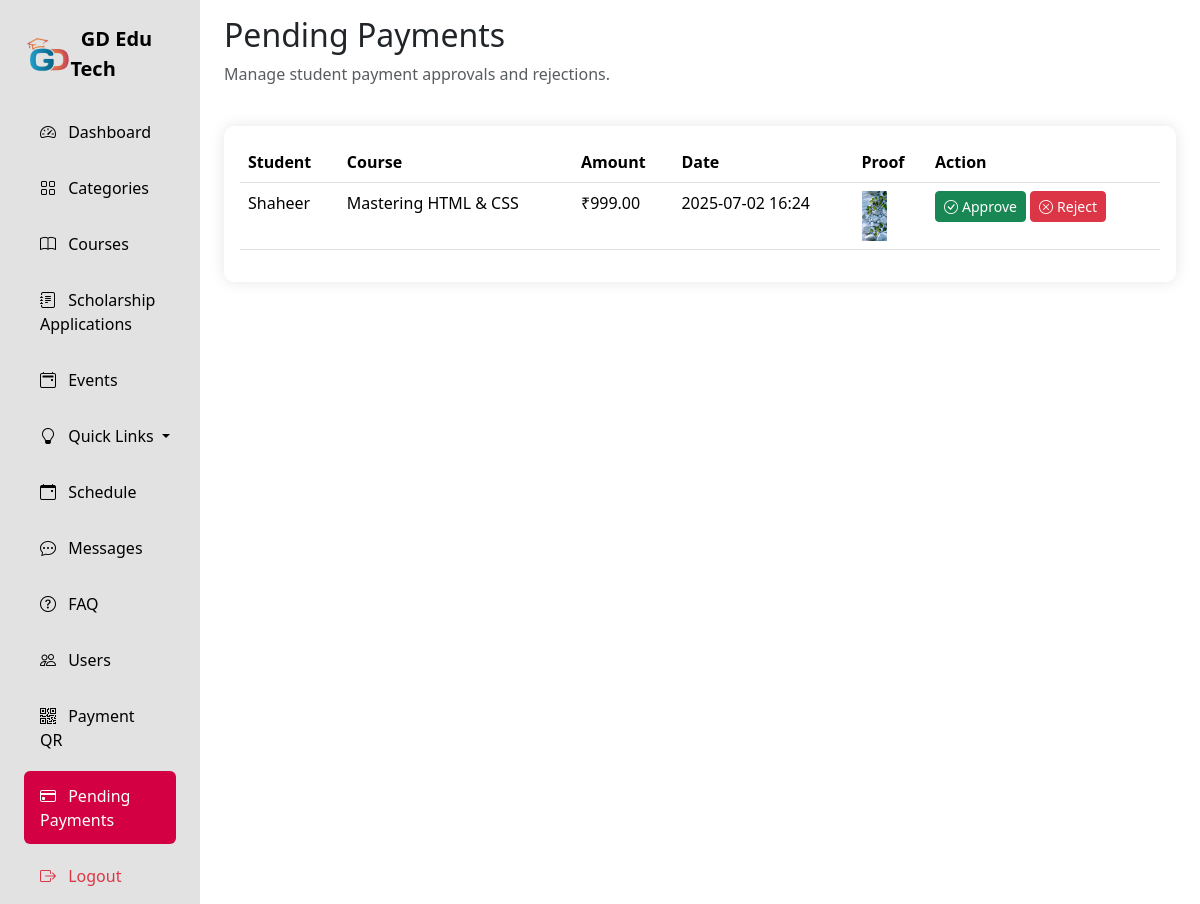
Screenshot of /adminPanel/pending_payments.php (signed in) with the database file from the repository.
### tables this page shows
CREATE TABLE `Transactions` (
  `transaction_id` int(11) NOT NULL,
  `student_id` int(11) NOT NULL,
  `course_id` int(11) NOT NULL,
  `amount` decimal(10,2) NOT NULL CHECK (`amount` >= 0),
  `payment_date` datetime DEFAULT current_timestamp(),
  `payment_method` varchar(50) DEFAULT NULL,
  `payment_proof` varchar(255) DEFAULT NULL,
  `status` enum('pending','approved','rejected') DEFAULT 'pending',
  `created_at` datetime DEFAULT current_timestamp(),
  `updated_at` datetime DEFAULT current_timestamp() ON UPDATE current_timestamp()
);

CREATE TABLE `Users` (
  `user_id` int(11) NOT NULL,
  `username` varchar(100) NOT NULL,
  `password_hash` varchar(255) NOT NULL,
  `email` varchar(150) NOT NULL,
  `first_name` varchar(100) NOT NULL,
  `last_name` varchar(100) NOT NULL,
  `role` enum('admin','Staff','student') NOT NULL,
  `date_joined` datetime DEFAULT current_timestamp(),
  `profile_image` varchar(255) DEFAULT NULL,
  `status` enum('active','inactive','banned') DEFAULT 'active',
  `created_at` datetime DEFAULT current_timestamp(),
  `updated_at` datetime DEFAULT current_timestamp() ON UPDATE current_timestamp()
);

CREATE TABLE `Courses` (
  `course_id` int(11) NOT NULL,
  `title` varchar(150) NOT NULL,
  `description` text DEFAULT NULL,
  `thumbnail` varchar(255) DEFAULT NULL,
  `price` decimal(10,2) NOT NULL CHECK (`price` >= 0),
  `language` varchar(50) DEFAULT NULL,
  `level` enum('beginner','intermediate','advanced') NOT NULL,
  `created_by` int(11) NOT NULL,
  `date_created` datetime DEFAULT current_timestamp(),
  `category_id` int(11) DEFAULT NULL,
  `course_type` tinyint(1) DEFAULT 0,
  `status` enum('published','draft') DEFAULT 'published',
  `isPopular` varchar(50) DEFAULT NULL,
  `uploadedBy_id` int(11) DEFAULT NULL,
  `created_at` datetime DEFAULT current_timestamp(),
  `updated_at` datetime DEFAULT current_timestamp() ON UPDATE current_timestamp()
);

### adminPanel/pending_payments.php (the view, shortened to what this page needs)
<?php
require_once '../Configurations/config.php';
$pending_query = "
    SELECT
        t.transaction_id,
        t.amount,
        t.payment_date,
        t.payment_proof,
        t.student_id,
        t.course_id,
        u.username,
        u.email,
        c.title as course_title
    FROM Transactions t
    JOIN Users u ON t.student_id = u.user_id
    JOIN Courses c ON t.course_id = c.course_id
    WHERE t.status = 'pending'
    ORDER BY t.payment_date DESC
";
$pending_result = $conn->query($pending_query);
?>
<!DOCTYPE html>
<html lang="en">
<head>
    <link href="https://cdn.jsdelivr.net/npm/bootstrap@5.3.2/dist/css/bootstrap.min.css" rel="stylesheet">
    <link rel="stylesheet" href="https://cdn.jsdelivr.net/npm/bootstrap-icons@1.11.1/font/bootstrap-icons.css">
    <link rel="stylesheet" href="./css/style.css">
</head>
<body>
    <div class="container-fluid">
        <div class="row">
           <div class="col-auto col-md-3 col-xl-2 px-sm-2 px-0 sidebar">
                <div class="d-flex flex-column align-items-center align-items-sm-start px-3 pt-2 min-vh-100">
                    <a href="#" class="d-flex align-items-center pb-3 mb-md-1 mt-md-3 me-md-auto text-white text-decoration-none">
                        <span class="fs-5 fw-bolder" style="display: flex; align-items: center; color: black;">
                            <img height="35px" src="./images/edutechLogo.png" alt="">&nbsp; GD Edu Tech
                        </span>
                    </a>
                    <ul class="nav nav-pills flex-column mb-sm-auto mb-0 align-items-center align-items-sm-start w-100" id="menu">
                        <li class="w-100">
                            <a href="./" class="nav-link ">
                                <i class="bi bi-speedometer2 me-2"></i> Dashboard
                            </a>
                        </li>
                        <li class="w-100">
                            <a href="./Categories/" class="nav-link">
                                <i class="bi bi-grid me-2"></i> Categories
                            </a>
                        </li>
                        <li class="w-100">
                            <a href="./Courses/" class="nav-link">
                                <i class="bi bi-book me-2 "></i> Courses
                            </a>
                        </li>
                        <li class="w-100">
                        <a href="./Applications/" class="nav-link">
                                <i class="bi bi-journal-text me-2"></i> Scholarship Applications
                            </a>
                        </li>
                        <li class="w-100">
                            <a href="./Events/" class="nav-link">
                                <i class="bi bi-calendar2-event me-2"></i> Events
                            </a>
                        </li>
                        <li class="w-100 dropdown">
                            <a href="#" class="nav-link dropdown-toggle" id="quizDropdown" role="button" data-bs-toggle="dropdown" aria-expanded="false">
                                <i class="bi bi-lightbulb me-2"></i> Quick Links
                            </a>
                        </li>
                        <li class="w-100">
                            <a href="./Schedule/" class="nav-link">
                                <i class="bi bi-calendar-event me-2"></i> Schedule
                            </a>
                        </li>
                        <li class="w-100">
                            <a href="./Messages/" class="nav-link">
                                <i class="bi bi-chat-dots me-2"></i> Messages
                            </a>
                        </li>
                        <li class="w-100">
                            <a href="./FAQ/" class="nav-link">
                                <i class="bi bi-question-circle me-2"></i> FAQ
                            </a>
                        </li>
                        <li class="w-100">
                            <a href="./Users/" class="nav-link">
                                <i class="bi bi-people me-2"></i> Users
                            </a>
                        </li>
                        <li class="w-100">
                            <a href="./manage_qr.php" class="nav-link">
                                <i class="bi bi-qr-code me-2"></i> Payment QR
                            </a>
                        </li>
                        <li class="w-100">
                            <a href="./pending_payments.php" class="nav-link active">
                                <i class="bi bi-credit-card me-2"></i> Pending Payments
                            </a>
                        </li>
                        <li class="w-100 mt-auto">
                            <a href="./logout.php" class="nav-link text-danger">
                                <i class="bi bi-box-arrow-right me-2"></i> Logout
                            </a>
                        </li>
                    </ul>
                </div>
            </div>
            <div class="col py-3">
                <div class="container-fluid">
                    <div class="row mb-4">
                        <div class="col">
                            <h2>Pending Payments</h2>
                            <p class="text-muted">Manage student payment approvals and rejections.</p>
                        </div>
                    </div>
                    <div class="card">
                        <div class="card-body">
                            <div class="table-responsive">
                                <table class="table table-hover">
                                    <thead>
                                        <tr>
                                            <th>Student</th>
                                            <th>Course</th>
                                            <th>Amount</th>
                                            <th>Date</th>
                                            <th>Proof</th>
                                            <th>Action</th>
                                        </tr>
                                    </thead>
                                    <tbody>
                                        <?php while ($payment = $pending_result->fetch_assoc()): ?>
                                            <tr>
                                                <td><?php echo htmlspecialchars($payment['username']); ?></td>
                                                <td><?php echo htmlspecialchars($payment['course_title']); ?></td>
                                                <td>₹<?php echo number_format($payment['amount'], 2); ?></td>
                                                <td><?php echo date('Y-m-d H:i', strtotime($payment['payment_date'])); ?></td>
                                                <td>
                                                    <img height="50px" src="../uploads/payment_proofs/<?php echo htmlspecialchars($payment['payment_proof']); ?>"
                                                         class="payment-proof-img"
                                                         data-bs-toggle="modal"
                                                         data-bs-target="#proofModal"
                                                         onclick="showProof(this.src)"
                                                         alt="Payment Proof">
                                                </td>
                                                <td>
                                                    <button class="btn btn-success btn-sm"
                                                            onclick="handlePayment(<?php echo $payment['transaction_id']; ?>, 'approve')">
                                                        <i class="bi bi-check-circle me-1"></i>Approve
                                                    </button>
                                                    <button class="btn btn-danger btn-sm"
                                                            onclick="handlePayment(<?php echo $payment['transaction_id']; ?>, 'reject')">
                                                        <i class="bi bi-x-circle me-1"></i>Reject
                                                    </button>
                                                </td>
                                            </tr>
                                        <?php endwhile; ?>
                                    </tbody>
                                </table>
                            </div>
                        </div>
                    </div>
                </div>
            </div>
        </div>
    </div>
</body>
</html>

### adminPanel/css/style.css (style rules this page uses)
.sidebar { background: #e2e2e2 !important; min-height: 100vh; color: white; }
.nav-link { color:black; padding: 0.8rem 1rem; margin: 0.2rem 0; border-radius: 0.5rem; }
.nav-link.active { background: #d30043 !important; color: white; }
.card { border: none; border-radius: 10px; box-shadow: 0 0 15px rgba(0, 0, 0, 0.1); }

### rows the page displays
transactions: student.username "Shaheer", course.title "Mastering HTML & CSS", amount "999.00", payment_date "2025-07-02 16:24", payment_proof (picture)
